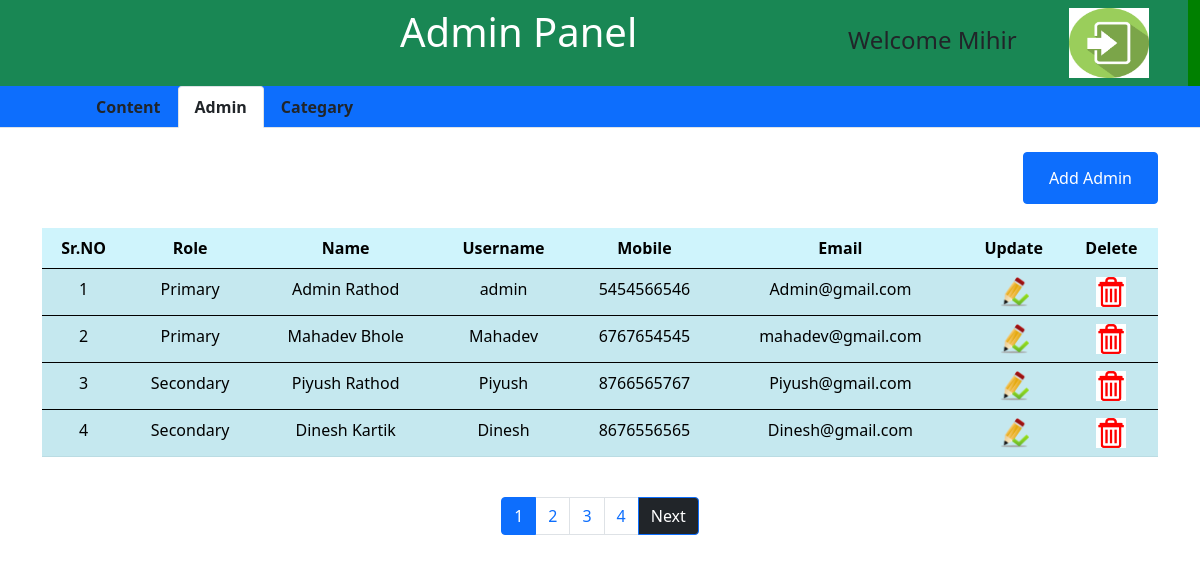
Screenshot of /show.php (signed in) with the database file from the repository.
### tables this page shows
CREATE TABLE `admin1` (
  `Id` int(11) NOT NULL,
  `Rol` tinyint(4) NOT NULL,
  `Fname` varchar(30) NOT NULL,
  `Sname` varchar(30) NOT NULL,
  `Uname` varchar(30) NOT NULL,
  `Pass` varchar(30) NOT NULL,
  `Mo` varchar(10) NOT NULL,
  `Email` varchar(30) NOT NULL
);

### show.php (the view, shortened to what this page needs)
<?php
include "header.php";
?>
<!DOCTYPE html>
<html lang="en">
<head>
<link rel="stylesheet" href="./Design/css/bootstrap.min.css">
</head>
<body >
  <ul class="nav nav-tabs bg-primary " id="myTab" role="tablist" >
<li class="nav-item  " role="presentation">
<button class="nav-link  c1  " id="home-tab" data-bs-toggle="tab" data-bs-target="#home" type="button" role="tab" aria-controls="home" aria-selected="true">
<a href="content.php " class="text-decoration-none text-dark">Content</a>
</button>
</li>
<?php
if($_SESSION['role']==1){
?>
<li class="nav-item" role="presentation">
<button class="nav-link c1 active" id="profile-tab" data-bs-toggle="tab" data-bs-target="#profile" type="button" role="tab" aria-controls="profile" aria-selected="false">
 <a href="show.php" class="text-decoration-none text-dark"> Admin</a>
</button>
</li>
<li class="nav-item" role="presentation">
<button class="nav-link c1" id="contact-tab" data-bs-toggle="tab" data-bs-target="#contact" type="button" role="tab" aria-controls="contact" aria-selected="false">
<a href="Catagery.php" class="text-decoration-none text-dark">Categary</a>
</button>
</li>
<?php
}
?>
</ul>
<br>
<div class="container">
<div class="d-grid gap-2 d-md-flex justify-content-md-end">
<button class="btn btn-primary " type="button">
<a href="Add.php" class="btn btn-primary">Add Admin</a>
</button>
</div>
<br>
<table class="table table-info table-striped">
<thead class="text-center" >
    <tr >
      <th scope="col">Sr.NO</th>
      <th scope="col">Role</th>
      <th scope="col">Name</th>
      <th scope="col">Username</th>
      <th scope="col">Mobile</th>
      <th scope="col">Email</th>
      <th scope="col">Update</th>
      <th scope="col">Delete</th>
    </tr>
  </thead>
  <?php
  $limit=4;
  if(isset($_GET['page'])){
    $page_no=$_GET['page'];
  }else{
    $page_no=1;
  }
  $offset=($page_no-1)*$limit;
  $sql="SELECT * FROM `admin1` order by Id desc limit $offset,$limit ";
  $result=mysqli_query($cn,$sql);
  if(mysqli_num_rows($result)>0){
$sr=$offset+1;
  while($i=mysqli_fetch_assoc($result)){
  ?>
  <tbody style="text-align: center;">
    <tr>
            <td><?php echo $sr;?></td>
            <td>
            <?php
            $r= $i['Rol'];
            if($r==1){
              echo"Primary";
            }
            elseif ($r==0) {
              echo"Secondary";
            }
            ?>
            </td>
            <td><?php echo $i['Fname']." ". $i['Sname']; ?></td>
            <td><?php echo $i['Uname'];?></td>
            <td><?php echo $i['Mo'];?></td>
            <td><?php echo $i['Email'];?></td>
            <td> <a href="Edit-user.php?ID=<?php echo $i['Id'];?>" ><img src="./Design/Images/update.ico" alt="Uapdate" height="30px"></a></td>
            <td> <a href="delete_admin.php?ID=<?php echo $i['Id'];?>"  onclick="msg()"> <img src="./Design/Images/Dlete.png" alt="Delete" height="30px"> </a></td>
    </tr>
<?php
$sr++;
  }
  }
?>
  </tbody>
</table>
<br>
<?php
$sql1="SELECT * FROM `admin1` ";
$res = mysqli_query($cn,$sql1) or die("Sql1 Query Failed");
if(mysqli_num_rows($res)>0){
$total_records=mysqli_num_rows($res);
$page=ceil($total_records/$limit);
echo'<nav aria-label="Page navigation example ">';
echo'<ul class="pagination justify-content-center">';
for($i=1;$i<=$page;$i++){
  if($i==$page_no){
    $active="active";
  }
  else{
    $active="";
  }
echo'<li class="page-item '.$active.'  "><a  class="page-link"  href = "show.php?page= '.$i.' "> '. $i.'</a> </li>';
}
if($page_no<$page){
echo'<li class="page-item  active  "><a class="page-link  bg-dark" href="show.php?page='.($page_no+1).'"  >Next</a></li>';
}
echo'</ul>';
}
?>
</nav>
</div>
</body>
</html>

### header.php (shortened to what this page needs)
<!DOCTYPE html>
<html lang="en">
<head>
    <link rel="stylesheet" href="./Design/css/bootstrap.min.css">
</head>
<body>
  <div class="c2">
        <div class="row bg-success c2">
    <div class="col-sm"> </div>
    <div class="col-sm">
       <h1 class="text-white mt-2 mb-3">Admin Panel</h1>
        </div>
    <div class="col-sm  mt-2">
<?php
   echo " <h4 class='mx-5'>Welcome " ."". "{$_SESSION['Uname']} </h4> ";
?>
<a href="logout.php" class="text-decoration-none text-warning c1">
<h4>
<img src="./Design/Images/Logout.png" alt="Logout" height="70px" width="80px">
</h4>
</a>
    </div>
  </div>
  </div>
</body>
</html>

### header.php (style rules this page uses)
.c1 { color: white; font-weight: bold; }
.c2 { width:100vw; background-color: green; }
h4 { display: inline-block; }

### rows the page displays
admin1: Rol "Primary", Fname "Admin", Sname "Rathod", Uname "admin", Mo "5454566546", Email "Admin@gmail.com"
admin1: Rol "Primary", Fname "Mahadev", Sname "Bhole", Uname "Mahadev", Mo "6767654545", Email "mahadev@gmail.com"
admin1: Rol "Secondary", Fname "Piyush", Sname "Rathod", Uname "Piyush", Mo "8766565767", Email "Piyush@gmail.com"
admin1: Rol "Secondary", Fname "Dinesh", Sname "Kartik", Uname "Dinesh", Mo "8676556565", Email "Dinesh@gmail.com"

### other values shown
$_SESSION['Uname'] "Mihir"
